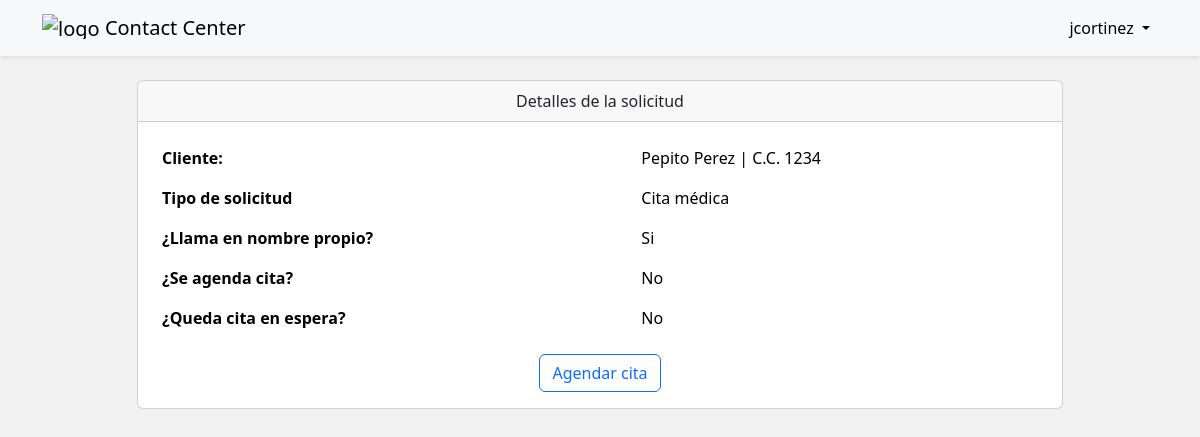
Page /vistaSolicitud/3 (signed in) on the committed database.
### main/models.py (models this page shows, shortened)
class Solicitud(models.Model):
    tipoSolicitud = models.ForeignKey(TipoSolicitud, on_delete=models.CASCADE)
    llamaEnNombrePropio = models.BooleanField()
    seAgendaCita = models.BooleanField()
    quedaCitaEnEspera = models.BooleanField()
    cliente = models.ForeignKey(Cliente, on_delete=models.CASCADE, null=True)
    agente = models.ForeignKey(Agente, on_delete=models.CASCADE)

class Cliente(models.Model):
    documento = models.IntegerField()
    nombres = models.CharField(max_length=100)
    apellidos = models.CharField(max_length=100)
    correo = models.CharField(max_length=100)
    celular = models.IntegerField()

class TipoSolicitud(models.Model):
    nombre = models.CharField(max_length=100)

### main/views.py (the view)
# urls.py: path("vistaSolicitud/<int:id>", views.vistaSolicitud, name="vistaSolicitud"),
@login_required
def vistaSolicitud(request, id):
    solicitud = Solicitud.objects.filter(id=id).first()
    fecha_actual = datetime.now().strftime('%Y-%m-%d')
    especialidades = Especialidad.objects.all()
    sedes = Sede.objects.all()
    context =  {
        "solicitud":solicitud,
        "fecha_actual": fecha_actual,
        "especialidades":especialidades,
        "sedes":sedes
    }
    return render(request, 'vistaSolicitud.html', context)

### templates/vistaSolicitud.html (shortened to what this page needs)
{% extends 'base/base.html' %}
{% block main %}
    <div class="container">
        <div class="row">
            <div class="col offset-lg-1 col-lg-10">
                <div class="card">
                    <div class="card-header text-center">
                        Detalles de la solicitud
                    </div>
                    <div class="card-body">
                        <div class="table-responsive">
                            <table class="table table-borderless">
                                <tbody>
                                    <tr>
                                        <th>Cliente:</th>
                                        <td>{{solicitud.cliente.nombres}} {{solicitud.cliente.apellidos}} | C.C. {{solicitud.cliente.documento}}</td>
                                    </tr>
                                    <tr>
                                        <th>Tipo de solicitud</th>
                                        <td>{{solicitud.tipoSolicitud.nombre}}</td>
                                    </tr>
                                    <tr>
                                        <th>¿Llama en nombre propio?</th>
                                        <td>{% if solicitud.llamaEnNombrePropio %}Si{% else %}No{% endif %}</td>
                                    </tr>
                                    <tr>
                                        <th>¿Se agenda cita?</th>
                                        <td>{% if solicitud.seAgendaCita %}Si{% else %}No{% endif %}</td>
                                    </tr>
                                    <tr>
                                        <th>¿Queda cita en espera?</th>
                                        <td>{% if solicitud.quedaCitaEnEspera %}Si{% else %}No{% endif %}</td>
                                    </tr>
                                </tbody>
                            </table>
                        </div>
                        <div class="text-center">
                            <button type="button" class="btn btn-outline-primary" data-bs-toggle="modal" data-bs-target="#agendarCitaModal">
                                Agendar cita
                            </button>
                        </div>
                    </div>
                </div>
            </div>
        </div>
    </div>
{% endblock %}

### templates/base/navbar.html (shortened to what this page needs)
<nav class="navbar navbar-expand-lg navbar-light bg-light shadow-sm mb-4" >
    <div class="container">
        <a class="navbar-brand" href="{% url 'main:index' %}">
            <img src="https://www.iqoutsourcing.com/wp-content/uploads/Logo-iQ-Outsurcing-redimensionado.png" alt="logo" height="25" class="d-inline-block align-text-top">
            Contact Center
        </a>
        <div class="collapse navbar-collapse" id="navbarSupportedContent">
            <span class="navbar-text p-0">
                <ul class="navbar-nav">
                    <li class="nav-item dropdown">
                        <a class="nav-link dropdown-toggle" href="#" role="button" data-bs-toggle="dropdown"
                            aria-expanded="false">
                            {{ request.user }}
                        </a>
                    </li>
                </ul>
            </span>
            </div>
        </div>
</nav>

### rows in the picture
Solicitud: cliente.nombres "Pepito", cliente.apellidos "Perez", cliente.documento "1234", tipoSolicitud.nombre "Cita médica"

### other values in the picture
{{ request.user }} "jcortinez"
